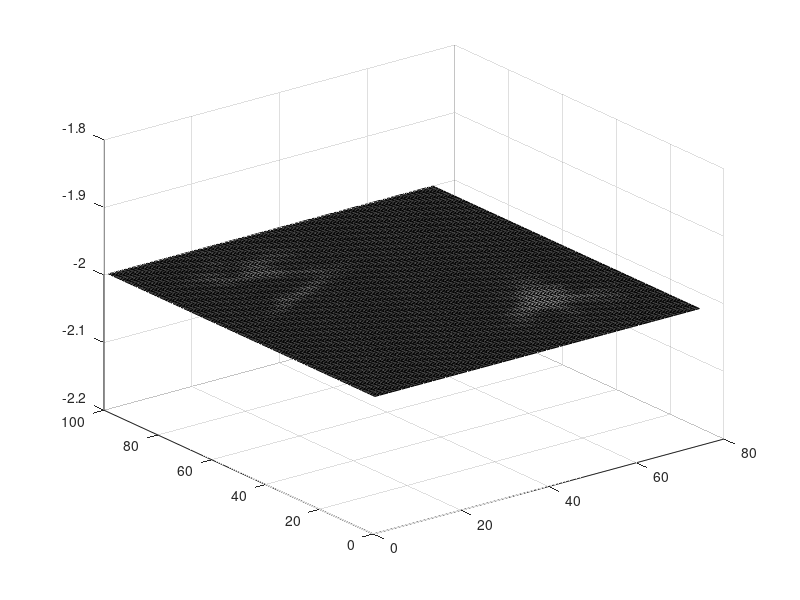

This chart was generated by the following MATLAB code: (Note: this script raises an error after producing the figure.)
close all;
clear all;

% [datOrg1,maxImg1] = io.readTiffSeq('D:\AVG_ExVivoSuppRaw (1).tif');
load('mask.mat');
load('Example_dat.mat');
T0 = 20;
[H0,W0] = size(mask);
datSel = zeros(H0,W0,T0);
%% 
for t = 1:T0
    curIm = zeros(H0,W0);
    curIm(mask) = 0.6;%exp(-t/5)/0.9*0.4+0.6;
    curIm(~mask) = 0.3;
%     curIm = imgaussfilt(curIm,1);
    datSel(:,:,t) = curIm;
end

%% Signals
points = ...
[22,22,1,0.2;
39,21,1,0.2;
75,55,1,0.3;
22,22,2,0.4;
39,21,2,0.4;
75,55,2,0.6;
22,22,3,0.6;
39,21,3,0.6;
75,55,3,0.9;
22,22,4,0.9;
39,21,4,0.9;
27,27,5,0.8;
75,55,4,1.0;
63,58,4,1.0;
30,33,5,1.0;
59,59,5,1.0;
27,42,6,0.5;
53,59,6,1.0;
28,48,7,0.4;
45,59,7,1.0;
26,67,7,0.5;
28,53,8,1.0;
% 32,59,8,1.0;
26,67,8,1.0;
28,53,9,0.7;
26,67,9,0.7;
28,53,10,0.5;
26,67,10,0.5;
28,53,11,0.3;
26,67,11,0.3;
28,53,12,0.1;
26,67,12,0.1;
28,53,13,0.1;
28,53,14,0.3;
28,53,15,0.5;
28,53,16,0.8;
28,53,17,1;
28,53,18,0.8;
28,53,19,0.6;
28,53,20,0.3;
];

signal = zeros(H0,W0,T0);
for i = 1:size(points,1)
    centerX = points(i,1);
    centerY = points(i,2);
    t = points(i,3);
    strength = points(i,4);
    [X,Y]=meshgrid(1:W0,1:H0);
    sigma = 8;
    if(centerX==26) sigma = 3;end
    curIm = exp(-((Y-centerX).^2+(X-centerY).^2)/2/sigma^2);
    signal(:,:,t) =  signal(:,:,t) + curIm*strength;
end
for t = 1:T0
    curIm = signal(:,:,t);
    curIm(~mask) = 0;
    signal(:,:,t) = imgaussfilt(curIm,1);
    datSel(:,:,t) = imgaussfilt(datSel(:,:,t)+curIm,1);
end
datSel = 0.3+signal;

%% active region
sdLst = bwconncomp(signal>0.5);
sdLst = sdLst.PixelIdxList;
% zzshow(ac);
labelMap = zeros(H0,W0,T0);
for i = 1:numel(sdLst)
    labelMap(sdLst{i}) = i;
end

col = [247,92,47;134,193,102;51,166,184;251,226,81]/255;

%% 
% xShift = [zeros(5,1);randi([0,2],15,1)];
% yShift = [zeros(5,1);randi([0,8],15,1)];
xShift = [zeros(20,1);];
yShift = [zeros(20,1);];
datShow = zeros(H0,W0,T0);
for t = 1:T0
    curIm = ones(H0,W0)*0.3;
    curIm(1:end-xShift(t),1:end-yShift(t)) = datSel(xShift(t)+1:H0,yShift(t)+1:W0,t);
    datShow(:,:,t) = curIm;
end

%% Draw
f = figure('Position',[100,100,1000,400]);
axRaw = axes(f);
datShow = flipud(datShow);
labelMap = flipud(labelMap);
for ii=1:T0
    % raw data and events
    img0 = datShow(:,:,ii);
    
    Lx = zeros(H0*W0,3);
    for k = 1:numel(sdLst)
       pix = find(labelMap(:,:,ii)==k);
       Lx(pix,1) = col(k,1);
       Lx(pix,2) = col(k,2);
       Lx(pix,3) = col(k,3);
    end
    Lx = reshape(Lx,[H0,W0,3]);
    img0(labelMap(:,:,ii)>0) = img0(labelMap(:,:,ii)>0)*0.3;
    imgx = cat(3,img0,img0,img0)+Lx;
    alphaMap = 0.2 + (labelMap(:,:,ii)>0)*0.8;
    %%
    [gX,gY,gZ] = meshgrid(1:W0,1:H0,-ii*2);
    gX = gX + yShift(ii);
    gY = gY + xShift(ii);
    s = surf(axRaw,gX,gY,gZ,imgx);hold on
    s.AlphaData = alphaMap;
    s.AlphaDataMapping = 'none';
    s.FaceAlpha = 'flat';
    s.EdgeColor = 'none'; 
end

pbaspect([W0 H0 W0*5])
axRaw.CameraUpVector = [0 1 0];
campos([2000,596 52]);
axis off